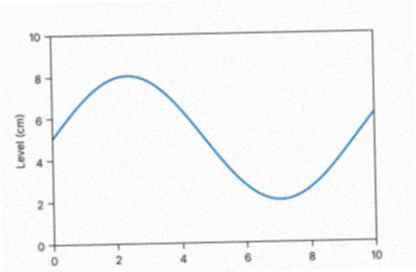
#> input picture sample_charts/09_low_quality.jpg, 416 x 272 px
$ python -i chart_detector.py   (imports and definitions only)
#> lines starting #> are read from the running program, lines starting #| are printed output that depends on the picture; after the words box and inside, x2 and y2 are one past the last pixel; in counts of white or black regions, pixels touching at a corner belong together
"""Rule-based chart type classification (with transparent scores) and label-based refinement."""
from __future__ import annotations

import re

import cv2
import numpy as np

from models.chart_types import CHART_INFO

_KEYWORDS = [
    (("stress",), ("strain",), "stress_strain"),
    (("force", "load"), ("displacement", "extension", "elongation", "deflection", "deformation", "disp"), "force_displacement"),
    (("frequency", "freq"), ("magnitude", "gain", "db", "phase"), "bode"),
    (("true positive", "tpr", "sensitivity"), ("false positive", "fpr", "1-specificity"), "roc"),
    (("precision",), ("recall",), "pr"),
    (("survival", "probability"), ("time", "days", "months"), "kaplan_meier"),
    (("absorbance", "transmittance", "absorption", "intensity"), ("wavelength", "wavenumber", "nm"), "spectral"),
    (("impedance", "z'"), ("z''", "-z", "im"), "nyquist"),
]


# [13 lines left out: function refine_by_labels, not called in this run]


def find_pie(rgb: np.ndarray):
    """Detect a pie/donut: one large, nearly circular coloured region. Returns dict or None."""
    H, W = rgb.shape[:2]
#> H = 272; W = 416
    gray = cv2.cvtColor(rgb, cv2.COLOR_RGB2GRAY)
    hsv = cv2.cvtColor(rgb, cv2.COLOR_RGB2HSV)
#> hsv: shape (272, 416, 3); mean H, S, V 6.8, 1.5, 247.5
    ink = ((gray < 235) & ((hsv[..., 1] > 40) | (gray < 100))).astype(np.uint8)
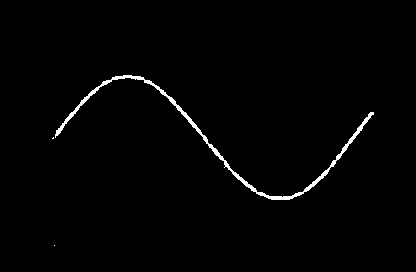
#> ink: shape (272, 416); values 0 (black) and 1 (white), 1.3% white; 3 white regions (2 under 20 px), largest, box (x1, y1, x2, y2) and area: (55, 75, 374, 200) 1456
    ink = cv2.morphologyEx(ink, cv2.MORPH_CLOSE, np.ones((5, 5), np.uint8))
#> ink: shape (272, 416); values 0 (black) and 1 (white), 1.3% white; 2 white regions (1 under 20 px), largest, box (x1, y1, x2, y2) and area: (52, 75, 374, 200) 1466
    n, lab, st, cen = cv2.connectedComponentsWithStats(ink, connectivity=8)
#> lab: shape (272, 416) int32; 3 distinct labels, from 0 to 2
#> n = 3; st = [[0, 0, 416, 272, 111685], [52, 75, 322, 125, 1466], [54, 245, 1, 1, 1]]; cen = [[207.4, 135.5], [217.1, 136.9], [54, 245]]
    if n <= 1:
        return None
    i = 1 + int(np.argmax(st[1:, 4]))
#> i = 1
    x, y, w, h, area = st[i]
#> x = 52; y = 75; w = 322; h = 125; area = 1466
    if min(w, h) < 0.25 * min(H, W) or not (0.85 <= w / max(h, 1) <= 1.18):
        return None
    sel = (lab == i).astype(np.uint8)
    cnts, _ = cv2.findContours(sel, cv2.RETR_EXTERNAL, cv2.CHAIN_APPROX_NONE)
    (cx, cy), r = cv2.minEnclosingCircle(max(cnts, key=cv2.contourArea))
    if area / (np.pi * r * r) < 0.72:
        return None
    hole = gray[int(cy), int(cx)] > 235
    return dict(cx=float(cx), cy=float(cy), r=float(r), donut=bool(hole))


# [48 lines left out: functions classify, support_note, not called in this run]

>>> import cv2
>>> picture = cv2.cvtColor(cv2.imread('../sample_charts/09_low_quality.jpg'), cv2.COLOR_BGR2RGB)
>>> result = find_pie(picture)
